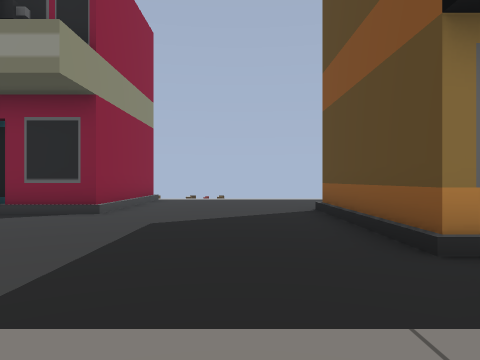
View 1 (above)

24 first-person views from a walk through a Unity game level. The camera is 1.5 m above the floor, looks level and sees 70° across. The floor is counted in squares, 2 m on a side. Each view is taken from the middle of a square. On the plan, view 1 faces up. The plan holds only what a view shows up to about 11 squares ahead; the rest is blank. The place goes on beyond the plan. The player character is not drawn. Some animated figures are not drawn.

View 2
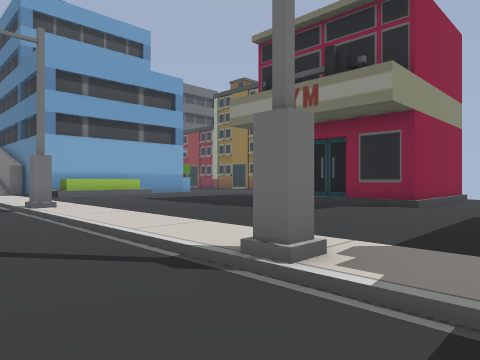

View 3
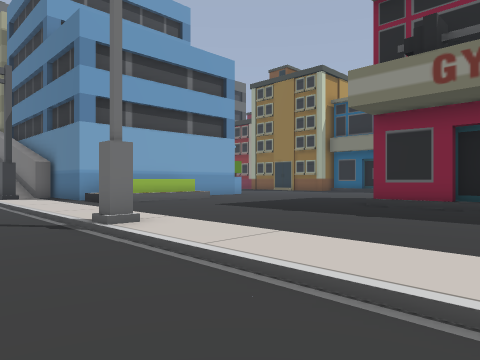

View 4
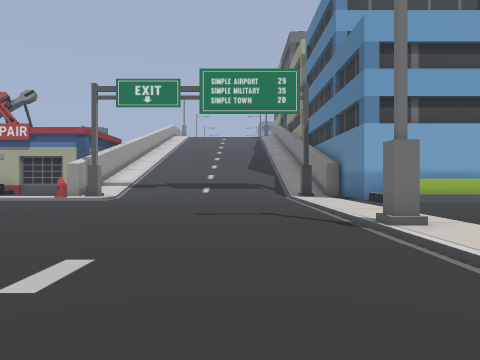

View 5
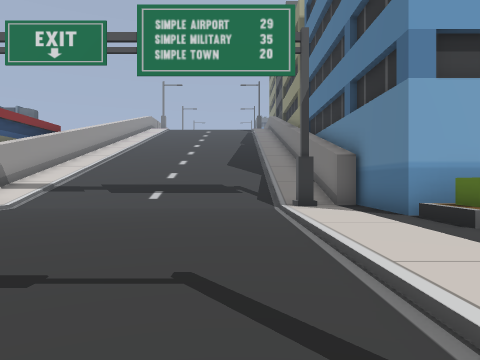

View 6
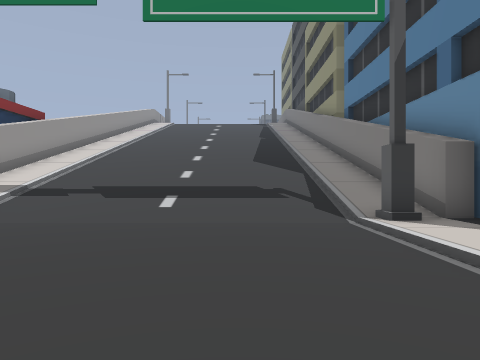

View 7
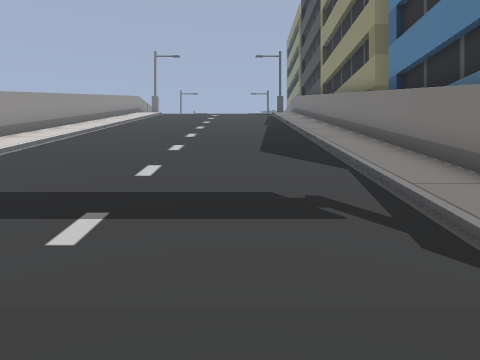

View 8
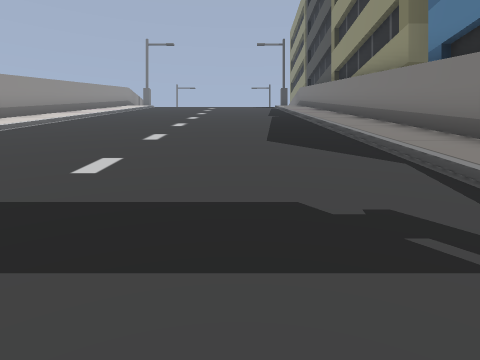

View 9
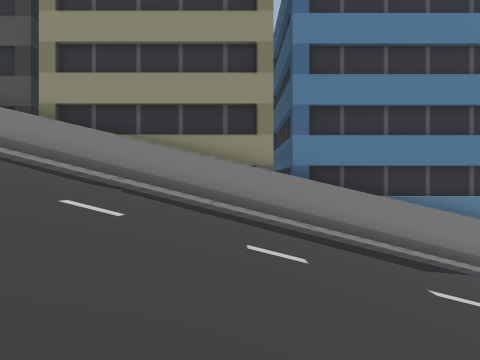

View 10
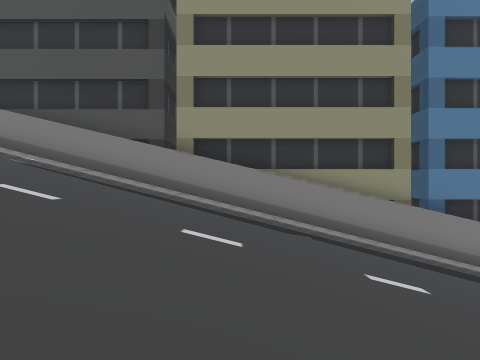

View 11
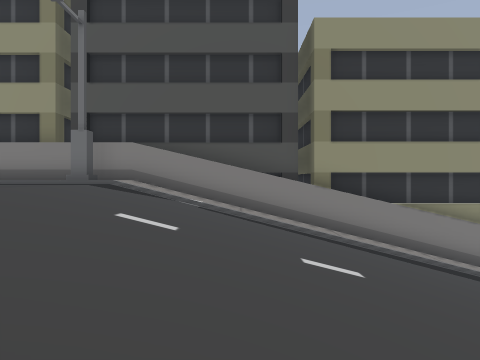

View 12
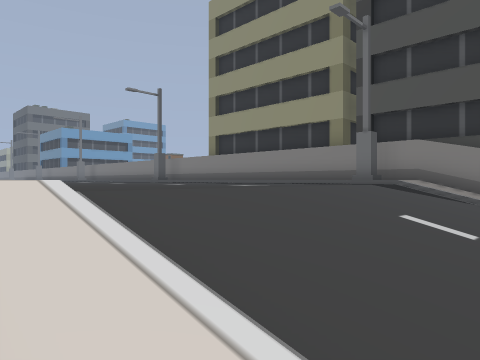

View 13
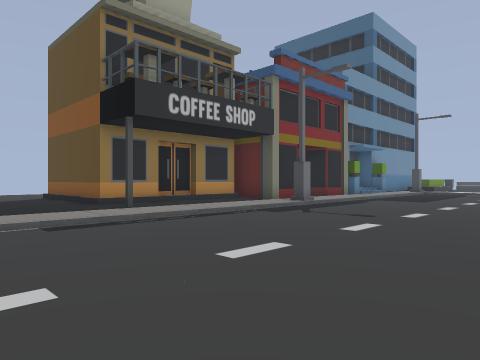

View 14
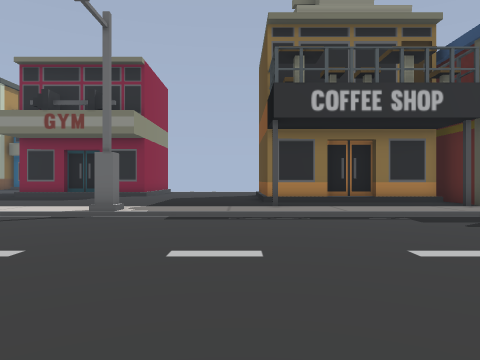

View 15
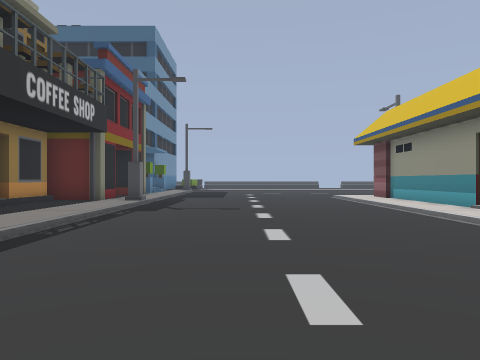

View 16
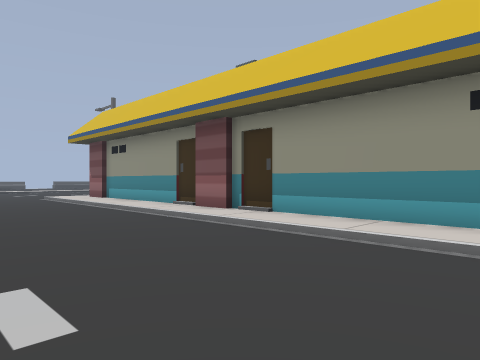

View 17
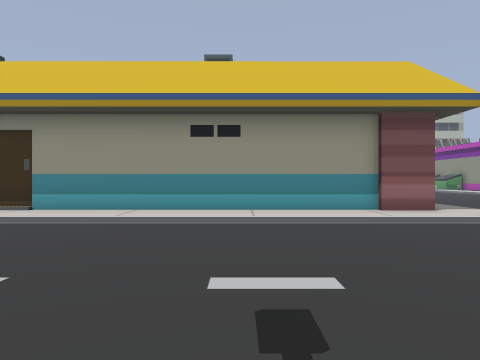

View 18
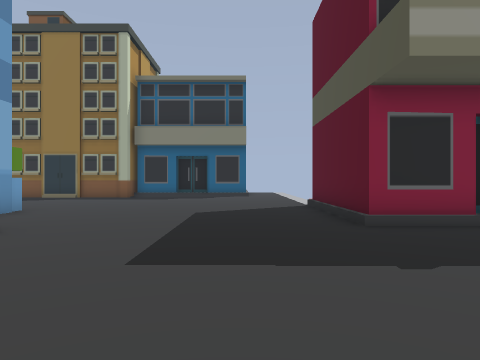

View 19
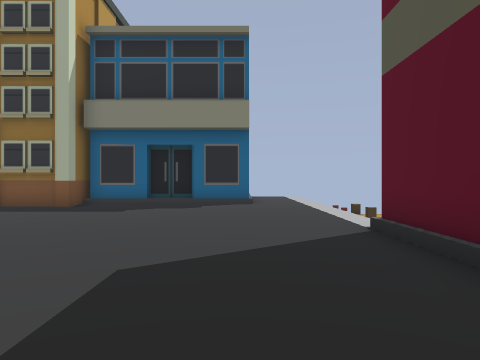

View 20
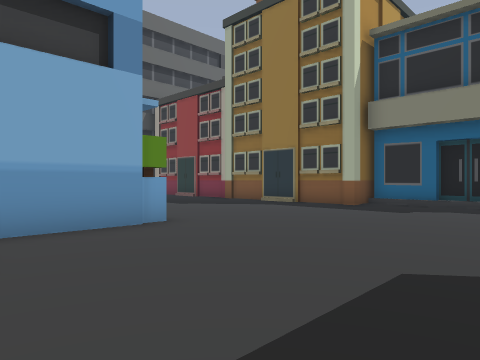

View 21
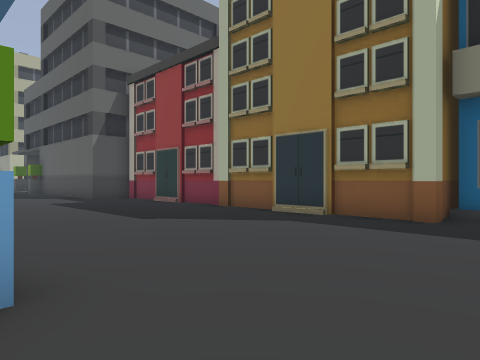

View 22
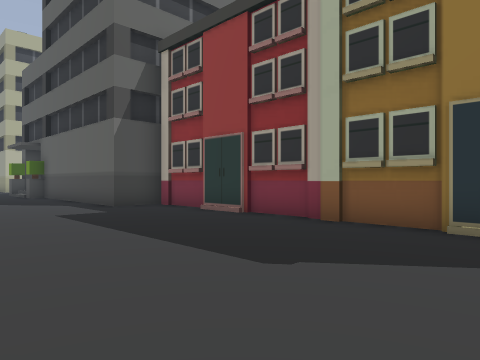

View 23
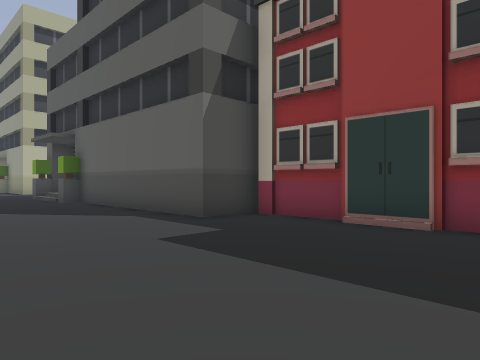

View 24
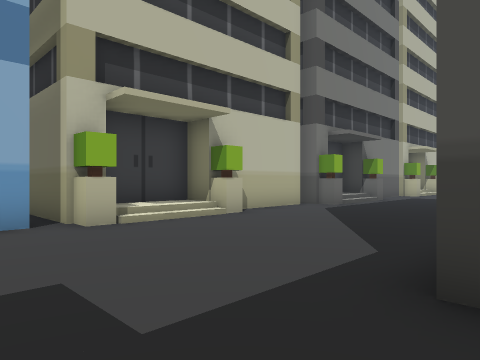

### Floor plan
Key: @ floor where view 1 was taken; # wall or solid block; . main floor; - floor 0.25 m lower than the main floor; : floor 9.75 m higher than the main floor; + floor 10 m higher than the main floor; / step, stairs or slope; B building; O other object.
Columns run from 39 left of view 1 to 7 right of it. Each row starts with its distance up from view 1.
 18                         #
 17                         ######..
 16             ####B##B#B###.......
 15             #...................
 14       B.........................
 13       ..........................
 12     ............................
 11     ...........................#    #
 10      ............ .............#    #.....
  9      #.##BB//B#     B  #.......#    #.....
  8           #####         .......#   ##.....
  7                         .......#####B....#
  6                          /...............#
  5                          O...............#
  4       B                  O...............####
  3       B                  O...............##/###
  2  ##B####################//....................#
  1  /////////////////////..//.....................
  0  /////////////////////////////#//////#/@///////
 -1  ////////////////////--------------------------
 -2  ////////////////////--------------------------
 -3  ////////////////////--------------------------
 -4  ////////////////////--------------------------
 -5 .////////////////////--------------------------
 -6 :////////////////////--------------------------
 -7 /////  // ///////////// -----  ////////////////
 -8  +///   / ///////////   ----  ................
 -9           #####B###B    --    .################

Positions as (right, up) in squares from view 1, and headings:
1: (0, 0), facing up
2: (0, -2), facing up-left
3: (-4, -2), facing up-left
4: (-4, -2), facing left
5: (-9, -1), facing left
6: (-12, -2), facing left
7: (-16, -2), facing left
8: (-18, -2), facing left
9: (-27, -8), facing up
10: (-31, -8), facing up
11: (-35, -8), facing up
12: (-35, -8), facing up-left
13: (-2, -6), facing up-right
14: (1, -7), facing up
15: (-4, -3), facing right
16: (-4, -3), facing down-right
17: (-4, -1), facing down
18: (-10, 1), facing up
19: (-10, 6), facing up
20: (-10, 6), facing up-left
21: (-13, 9), facing up-left
22: (-17, 10), facing up-left
23: (-21, 10), facing up-left
24: (-24, 15), facing down-left
